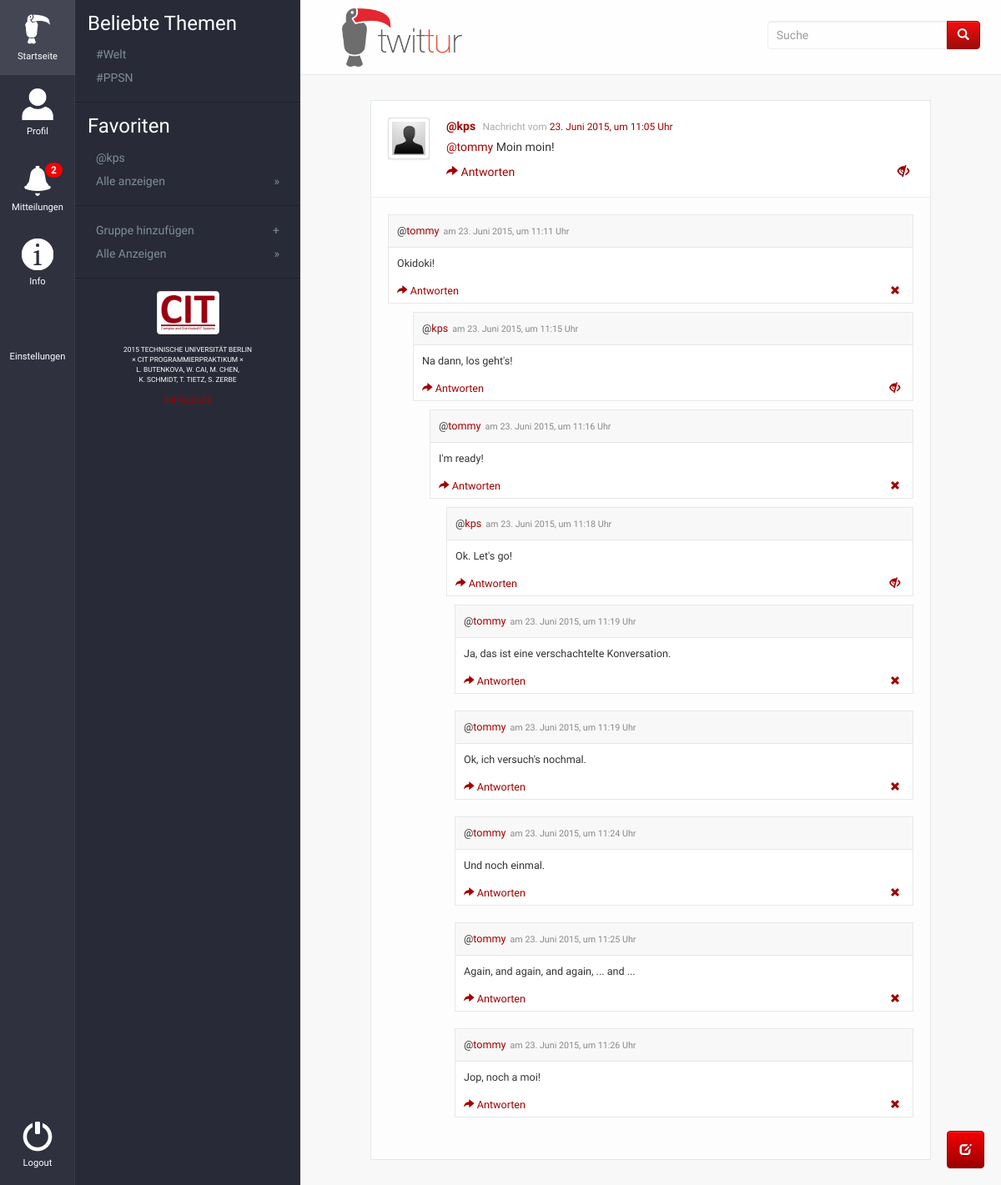
The app's page /twittur/message/234 (signed in) with its own data.
### twittur/models.py (models this page shows, shortened)
class Hashtag(models.Model):
    name = models.CharField(max_length=50)

class Message(models.Model):
    user = models.ForeignKey(settings.AUTH_USER_MODEL)  # author
    text = models.CharField(max_length=254)
    picture = models.ImageField(upload_to='picture/', height_field=None, width_field=None, blank=True)
    date = models.DateTimeField('date published')
    hashtags = models.ManyToManyField(Hashtag, related_name='hashtags')
    attags = models.ManyToManyField(settings.AUTH_USER_MODEL, related_name='attags', through='Notification')
    group = models.ForeignKey(GroupProfile, related_name='group', blank=True, null=True)
    comment = models.ForeignKey('self', related_name='comments', blank=True, null=True)
    ignore = models.BooleanField(default=False)

class UserProfile(models.Model):
    userprofile = models.OneToOneField(User)
    follow = models.ManyToManyField(settings.AUTH_USER_MODEL, related_name='follow', through='Notification')
    studentNumber = models.CharField(max_length=6, default='000000',
                                     help_text='&Uuml;ber deine Matrikel-Nummer kannst Du eindeutig als Student der '
                                               'TU Berlin identifiziert werden.<br>(only numbers, max. 6 chars)')
    academicDiscipline = models.CharField(max_length=200,
                                          help_text='&Uuml;ber deinen Studiengang wirst Du '
                                                    'bestimmten Gruppen zugeordnet.')
    picture = models.ImageField(verbose_name='Profilbild', upload_to='picture/', blank=True,
                                height_field=None, width_field=None, default='picture/default.gif',
                                help_text='Dieses Bild wird auf Deinem Profil (gro&szlig;) '
                                          'und in deinen Nachrichten (klein) angezeigt.')
    location = models.CharField(max_length=200, default='None', help_text='Lass Deine KommilitonInnen Dich finden!')
    ignoreM = models.ManyToManyField(Message, related_name='ignoreM', blank=True)
    ignoreU = models.ManyToManyField(settings.AUTH_USER_MODEL, related_name='ignoreU', blank=True)
    ignore = models.BooleanField(default=False)
    safety = models.CharField(max_length=15, default='public')

### twittur/views.py (the view)
# urls.py: url(r'^message/(?P<msg>[0-9]+)$', views.showMessage, name='message'),
def showMessage(request, msg):
    widgets = getWidgets(request)
    context = {
        'active_page': 'message', 'nav': Nav.nav, 'new': widgets['new'], 'msgForm': widgets['msgForm'],
        'user': request.user, 'msg_id': msg,
        'hot_list': widgets['hot_list'], 'group_sb_list': widgets['group_sb_list'],
        'follow_sb_list': sorted(widgets['follow_list'], key=lambda x: random.random())[:5],
        'safetyLevels': widgets['safetyLevels']
    }
    if request.method == 'POST':
        context['success_msg'] = 'Nachricht erfolgreich gesendet!'
    messages = getMessages(data={'page': msg, 'data': request.user, 'request': request})
    context['message_list'], context['has_msg'] = messages['message_list'], messages['has_msg'],
    return render(request, 'message.html', context)

### twittur/templates/message.html
{% extends 'base.html' %}
{% block list %}
  {% include 'layout/sidebar.html' %}
{% endblock %}
{% block nav %}
  {% include 'layout/nav.html' %}
{% endblock %}
{% block content %}
  {% if has_msg %}
    {% for message, dbmessage, form, comments, count in message_list %}
      {% include "message_box.html" with message=message dbmessage=dbmessage form=form comments=comments comCount=count page=active_page user=user  %}
    {% endfor %}
  {% else %}
    <div class="text-center">
    	<em>Keine Nachricht zum Anzeigen gefunden!</em><br />
      <a href="{% url 'twittur:index' %}">&laquo; zur Startseite</a>
    </div>
  {% endif %}
{% endblock %}

### twittur/templates/layout/sidebar.html (shortened to what this page needs)
{% load staticfiles %}
{% if active_page in 'index, profile, group, notification, message, hashtag' %}
  {% if hot_list %}
    <ul class="hashs">
      <h3>Beliebte Themen</h3>
      {% for hashtag in hot_list %}
      <li class="{% if false %}active{% endif %}">
        <a class="ullink {{ hashtag.name }}" href="/twittur/hashtag/{{ hashtag.name }}">#{{ hashtag.name }}</a>
      {% endfor %}
    </ul>
  {% endif %}
  {% if follow_sb_list %}
  	<ul class="following">
      <h3>Favoriten</h3>
       {% for follow in follow_sb_list %}
        <li><a class="ullink {{ follow.username }}" href="{% url 'twittur:profile' user=follow.username %}">@{{ follow.username }}</a></li>
      {% endfor %}
      <form action="{% url 'twittur:profile' user=user %}" method="get">
        <button class="showFavList{% if show_favs %} active{% endif %} text-left ullink" type="submit" />
        	Alle anzeigen
          <span class="pull-right">&raquo;</span>
      </form>
 		</ul>
  {% endif %}
  <ul class="groups">
    {% if group_sb_list %}
      <h3>Meine Gruppen</h3>
    	<li><a class="ullink clearfix" href="{% url 'twittur:addgroup' %}"> Gruppe hinzufügen<span class="glpyhicon glyphicon-plus pull-right"></span></a>
      {% for group in group_sb_list %}
        <li class="{% if false %}active{% endif %}">
        <a class="ullink {{ group.short }}" href="{% url 'twittur:group' groupshort=group.short %}">&{{ group.short }}</a>
      {% endfor %}
    {% else %}
    	<li><a class="ullink clearfix" href="{% url 'twittur:addgroup'  %}"> Gruppe hinzufügen<span class="glpyhicon glyphicon-plus pull-right"></span></a>
    {% endif %}
      <form action="{% url 'twittur:profile' user=user %}" method="get">
  	    <button class="showFavList{% if show_groups %} active{% endif %} text-left clearfix" type="submit" />
        	Alle Anzeigen
          <span class="pull-right">&raquo;</span>
      </form>
  </ul>
{% endif %}
<p class="copy col-xs-12 text-uppercase text-center">
  <a href="https://www.cit.tu-berlin.de/" target="_blank">
    <img alt="Complex and Distributed IT Systems" class="cit-logo img-thumbnail" src="{% static 'img/cit_logo.jpg' %}">
  </a><br>
  <br>
  2015 Technische Universit&auml;t Berlin<br>
  &times; CIT Programmierpraktikum &times;<br>
  L. Butenkova, W. Cai, M. Chen,<br />
  K. Schmidt, T. Tietz, S. Zerbe<br />
  <br />
  <a href="{% url 'twittur:info' %}#impressum" class="menuCloser">Impressum</a>
</p>

### twittur/templates/message_box.html (shortened to what this page needs)
<div class="post{% if message.ignore %} postIgnore{% endif %}" data-hint="{{ message.id }}" id="post{{ message.id }}">
  <div class="icon{% if message.ignore %} hidden{% endif %}">
  	<a href="{% url 'twittur:profile' user=message.user %}">
    	<img src="{{ message.user.userprofile.picture.url }}" class="img-thumbnail">
    </a>
  </div>
  <div class="postContent{% if message.ignore %} isHidden{% endif %}">
    <div class="postMeta{% if message.ignore %} hidden{% endif %}">
      <div class="postAuthor">
      	{% if active_page == 'ftu' %}
        	@{{ message.user.username }}
        {% else %}
        	<a href="{% url 'twittur:profile' user=message.user %}">@{{ message.user.username }}</a>
        {% endif %}
      </div>
      <small class="postTime">
      	{% if message.comment %}Kommentar{% else %}Nachricht{% endif %}
      	vom
        {% if message.comment %}
        	{{ message.date|date:"j. F Y, \u\m H:i \U\h\r" }}
        {% else %}
        	{% if active_page != 'ftu' %}
          	<a href="{% url 'twittur:message' msg=message.id %}">{{ message.date|date:"j. F Y, \u\m H:i \U\h\r" }}</a>
          {% else %}
          	{{ message.date|date:"j. F Y, \u\m H:i \U\h\r" }}
          {% endif %}
        {% endif %}
      </small>
    </div>
    <div class="postText {{ message.id }} {% if message.ignore %} hidden{% endif %}" id="postText{{ message.id }}">
      {% if message.text %}
      	<p>{{ message.text|safe }}</p>
      {% endif %}
    </div>
  {% if active_page != 'ftu' %}
    <div class="postFoot clearfix">
    	<div class="postReply pull-left{% if message.ignore %} hidden{% endif %}">
      {% if comCount and active_page != 'message' %}
        <a href="{% url 'twittur:message' msg=message.id %}">
          <span class="glyphicon glyphicon-comment"></span>&nbsp;
          {{ comCount }}
        </a>
      {% else %}
        <a class="reply_link" data-hint="{{ message.id }} {{ message.user.username }}" data-toggle="modal" data-target="#newComment{{ message.id }}" title="Neue Antwort verfassen">
          <span class="glyphicon glyphicon-share-alt" aria-hidden="true"></span> Antworten
        </a>
      {% endif %}
      </div>
      <div class="postEdit pull-right">
      {% if message.user == user %}
        {% if message.editable %}
          <a class="btn-xs showMsgEdit {{ message.id }}" data-hint="{{ message.id }}" title="Nachricht bearbeiten">
            <span class="glyphicon glyphicon-pencil" aria-hidden="true"></span>
          </a>
        {% endif %}
        <a class="btn-xs" data-toggle="modal" data-target="#delMsg{{ message.id }}Modal" id="delMsg{{ message.id }}Button" title="Nachricht löschen">
          <span class="glyphicon glyphicon-remove" aria-hidden="true"></span>
        </a>
      {% else %}
        <span class="ignoreMsgButton glyphicon {% if message.ignore %}glyphicon-eye-open{% else %}glyphicon-eye-close{% endif %}"
        			title="Nachricht ein- / ausblenden"
              data-hint="hide_msg {{ message.id }} {{ message.user.username }} {% url 'twittur:update' %}"></span>
      {% endif %}
    </div>
  </div>
	{% endif %}
</div>
{% if comments and active_page not in 'profile, index, search, hashtag' %}
  <div class="comments">
  {% for comment in comments %}
  	{% include "comments.html" with comment=comment message=message %}
  {% endfor %}
  </div>
{% endif %}
</div>

### twittur/templates/comments.html (shortened to what this page needs)
<div class="cmtContent" id="cmt{{ comment.0.id }}">
<div class="cmtBox">
  <div class="cmtMeta {{ comment.0.id }}{% if comment.0.ignore %} hidden{% endif %}">
    <div class="cmtAuthor pull-left">
      {% if active_page == 'ftu' %}
        @{{ comment.user.username }}
      {% else %}
        @<a href="{% url 'twittur:profile' user=comment.0.user %}">{{ comment.0.user.username }}</a>
      {% endif %}
    </div>
    <small class="cmtTime">am {{ comment.0.date|date:"j. F Y, \u\m H:i \U\h\r" }}</small>
  </div>
  <div class="cmtText {{ comment.0.id }}{% if comment.0.ignore %} hidden{% endif %}" id="cmtText{{ comment.0.id }}">
    {% if comment.0.text %}
      <p>{{ comment.0.text|safe }}</p>
    {% endif %}
  </div>
{% if active_page != 'ftu' %}
  <div class="cmtFoot clearfix">
    <a class="reply_link pull-left {{ comment.0.id }}{% if comment.0.ignore %} hidden{% endif %}" data-hint="{{ comment.0.id }} {{ comment.0.user.username }}" data-toggle="modal" data-target="#newComment{{ comment.0.id }}" title="Neue Antwort verfassen">
      <span class="glyphicon glyphicon-share-alt" aria-hidden="true"></span> Antworten
    </a>
    <div class="cmtEdit pull-right {{ comment.0.id }}">
    {% if comment.0.user == user %}
      <a class="btn-xs" data-toggle="modal" data-target="#delCmt{{ comment.0.id }}Modal" id="delCmt{{ comment.0.id }}Button" title="Kommentar l&ouml;schen">
        <span class="glyphicon glyphicon-remove" aria-hidden="true"></span>
      </a>
    {% else %}
      <span class="ignoreCmtButton glyphicon {% if comment.0.ignore %}glyphicon-eye-open{% else %}glyphicon-eye-close{% endif %} {{ comment.0.id }}"
            title="{% if comment.0.ignore %}Kommentar einblenden{% else %}Kommentar ausblenden{% endif %}"
            data-hint="hide_cmt {{ comment.0.id }} {{ comment.0.user.username }} {% url 'twittur:update' %}"></span>
    {% endif %}
    </div>
  </div>
{% endif %}
</div>
{% if comment.1 %}
  <div class="children">
  {% for comment in comment.1 %}
  	{% include "comments.html" with comment=comment %}
  {% endfor %}
  </div>
{% endif %}
</div>

### records on screen
Hashtag: name "Welt"
Hashtag: name "PPSN"
Message: user.userprofile.picture (placeholder picture), user.username "kps", shows "Nachricht", date "23. Juni 2015, um 11:05 Uhr", text "@tommy Moin moin!", ignore False (drawn)
Message: user.username "tommy", date "23. Juni 2015, um 11:11 Uhr", text "Okidoki!"
Message: user.username "kps", date "23. Juni 2015, um 11:15 Uhr", text "Na dann, los geht's!", ignore False (drawn)
Message: user.username "tommy", date "23. Juni 2015, um 11:16 Uhr", text "I'm ready!"
Message: user.username "kps", date "23. Juni 2015, um 11:18 Uhr", text "Ok. Let's go!", ignore False (drawn)
Message: user.username "tommy", date "23. Juni 2015, um 11:19 Uhr", text "Ja, das ist eine verschachtelte Konversation."
Message: user.username "tommy", date "23. Juni 2015, um 11:19 Uhr", text "Ok, ich versuch's nochmal."
Message: user.username "tommy", date "23. Juni 2015, um 11:24 Uhr", text "Und noch einmal."
Message: user.username "tommy", date "23. Juni 2015, um 11:25 Uhr", text "Again, and again, and again, ... and ..."
Message: user.username "tommy", date "23. Juni 2015, um 11:26 Uhr", text "Jop, noch a moi!"

### other values on screen
{{ i.title }} "Startseite" "Profil" "Mitteilungen" "Info" "Einstellungen" "Logout"
{{ new }} "2"
{{ follow.username }} "kps"
